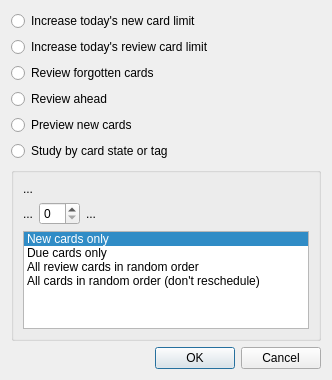
<?xml version="1.0" encoding="UTF-8"?>
<ui version="4.0">
 <class>Dialog</class>
 <widget class="QDialog" name="Dialog">
  <property name="geometry">
   <rect>
    <x>0</x>
    <y>0</y>
    <width>332</width>
    <height>380</height>
   </rect>
  </property>
  <property name="windowTitle">
   <string>Custom Study</string>
  </property>
  <layout class="QVBoxLayout" name="verticalLayout">
   <item>
    <layout class="QGridLayout" name="gridLayout">
     <item row="3" column="0">
      <widget class="QRadioButton" name="radioAhead">
       <property name="text">
        <string>Review ahead</string>
       </property>
      </widget>
     </item>
     <item row="2" column="0">
      <widget class="QRadioButton" name="radioForgot">
       <property name="text">
        <string>Review forgotten cards</string>
       </property>
      </widget>
     </item>
     <item row="0" column="0">
      <widget class="QRadioButton" name="radioNew">
       <property name="text">
        <string>Increase today's new card limit</string>
       </property>
      </widget>
     </item>
     <item row="1" column="0">
      <widget class="QRadioButton" name="radioRev">
       <property name="text">
        <string>Increase today's review card limit</string>
       </property>
      </widget>
     </item>
     <item row="5" column="0">
      <widget class="QRadioButton" name="radio6">
       <property name="text">
        <string>Study by card state or tag</string>
       </property>
      </widget>
     </item>
     <item row="4" column="0">
      <widget class="QRadioButton" name="radio5">
       <property name="text">
        <string>Preview new cards</string>
       </property>
      </widget>
     </item>
    </layout>
   </item>
   <item>
    <widget class="QGroupBox" name="groupBox">
     <property name="title">
      <string/>
     </property>
     <layout class="QVBoxLayout" name="verticalLayout_2">
      <item>
       <widget class="QLabel" name="title">
        <property name="text">
         <string notr="true">...</string>
        </property>
       </widget>
      </item>
      <item>
       <layout class="QHBoxLayout" name="horizontalLayout">
        <item>
         <widget class="QLabel" name="preSpin">
          <property name="text">
           <string notr="true">...</string>
          </property>
         </widget>
        </item>
        <item>
         <widget class="QSpinBox" name="spin"/>
        </item>
        <item>
         <widget class="QLabel" name="postSpin">
          <property name="text">
           <string notr="true">...</string>
          </property>
         </widget>
        </item>
        <item>
         <spacer name="horizontalSpacer_2">
          <property name="orientation">
           <enum>Qt::Horizontal</enum>
          </property>
          <property name="sizeHint" stdset="0">
           <size>
            <width>40</width>
            <height>20</height>
           </size>
          </property>
         </spacer>
        </item>
       </layout>
      </item>
      <item>
       <widget class="QListWidget" name="cardType">
        <property name="currentRow">
         <number>0</number>
        </property>
        <item>
         <property name="text">
          <string>New cards only</string>
         </property>
        </item>
        <item>
         <property name="text">
          <string>Due cards only</string>
         </property>
        </item>
        <item>
         <property name="text">
          <string>All review cards in random order</string>
         </property>
        </item>
        <item>
         <property name="text">
          <string>All cards in random order (don't reschedule)</string>
         </property>
        </item>
       </widget>
      </item>
     </layout>
    </widget>
   </item>
   <item>
    <spacer name="verticalSpacer_2">
     <property name="orientation">
      <enum>Qt::Vertical</enum>
     </property>
     <property name="sizeHint" stdset="0">
      <size>
       <width>20</width>
       <height>40</height>
      </size>
     </property>
    </spacer>
   </item>
   <item>
    <widget class="QDialogButtonBox" name="buttonBox">
     <property name="orientation">
      <enum>Qt::Horizontal</enum>
     </property>
     <property name="standardButtons">
      <set>QDialogButtonBox::Cancel|QDialogButtonBox::Ok</set>
     </property>
    </widget>
   </item>
  </layout>
 </widget>
 <tabstops>
  <tabstop>radioNew</tabstop>
  <tabstop>radioRev</tabstop>
  <tabstop>radioForgot</tabstop>
  <tabstop>radioAhead</tabstop>
  <tabstop>radio6</tabstop>
  <tabstop>spin</tabstop>
  <tabstop>buttonBox</tabstop>
 </tabstops>
 <resources/>
 <connections>
  <connection>
   <sender>buttonBox</sender>
   <signal>accepted()</signal>
   <receiver>Dialog</receiver>
   <slot>accept()</slot>
   <hints>
    <hint type="sourcelabel">
     <x>248</x>
     <y>254</y>
    </hint>
    <hint type="destinationlabel">
     <x>157</x>
     <y>274</y>
    </hint>
   </hints>
  </connection>
  <connection>
   <sender>buttonBox</sender>
   <signal>rejected()</signal>
   <receiver>Dialog</receiver>
   <slot>reject()</slot>
   <hints>
    <hint type="sourcelabel">
     <x>316</x>
     <y>260</y>
    </hint>
    <hint type="destinationlabel">
     <x>286</x>
     <y>274</y>
    </hint>
   </hints>
  </connection>
 </connections>
</ui>
